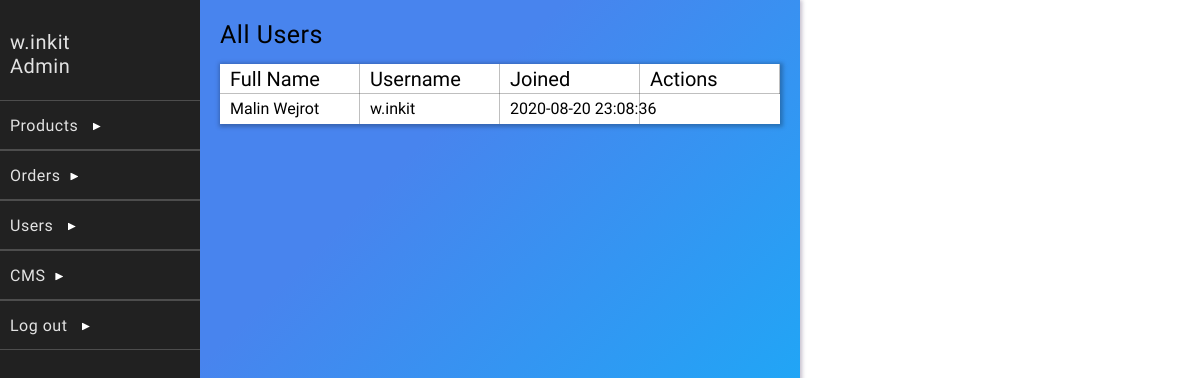
Page /dashboardExtensions/all-users.php (signed in) on the committed database.
### tables this page shows
CREATE TABLE `users` (
  `id` int(11) NOT NULL,
  `username` varchar(20) NOT NULL,
  `password` varchar(64) NOT NULL,
  `salt` varchar(32) NOT NULL,
  `name` varchar(50) NOT NULL,
  `joined` datetime NOT NULL,
  `groups` int(11) NOT NULL
);

### classes/Config.php (called while the page is built)
<?php
    class Config{
        public static function get($path = null){
            if($path){
                $config = $GLOBALS['config'];
                $path = explode('/', $path);
                foreach($path as $bit){
                    if(isset($config[$bit])){
                        $config = $config[$bit];
                    }
                }
                return $config;
            }
            return false;
        }
    }
?>

### classes/DB.php (called while the page is built, shortened)
<?php
    class DB{
        private static $_instance = null;
        private $_pdo,
                $_query,
                $_error = false,
                $_results,
                $_count = 0;
        private function __construct(){
            try{
                $this->_pdo = new PDO('mysql:host='. Config::get("mysql/host") .';dbname='. Config::get("mysql/db").';charset=utf8',
                Config::get("mysql/username"), Config::get("mysql/password"));
            }
            catch(PDOException $e){
                die($e->getMessage());
            }
        }
        public static function getInstance(){
            if(!isset(self::$_instance)){
                self::$_instance = new DB();
            }
            return self::$_instance;
        }
        public function query($sql, $params = []){
            if($this->_query = $this->_pdo->prepare($sql)){
                $x = 1;
                if(count($params)){
                    foreach($params as $param){
                        $this->_query->bindValue($x, $param);
                        $x++;
                    }
                }
                if($this->_query->execute()){
                    $this->_results = $this->_query->fetchAll(PDO::FETCH_OBJ);
                } else{
                    $this->_error = true;
                }
            }
            return $this;
        }
        protected function _read($table, $params = []){
            $conditionString = '';
            $bind = [];
            $order = '';
            $limit = '';
            if(isset($params['conditions'])){
                if(is_array($params['conditions'])){
                    foreach($params['conditions'] as $condition){
                        $conditionString .= ' ' .  $condition . ' AND';
                    }
                    $conditionString = trim($conditionString);
                    $conditionString = rtrim($conditionString, ' AND');
                } else{
                    $conditionString = $params['conditions'];
                }
                if($conditionString != ''){
                    $conditionString = ' WHERE ' . $conditionString;
                }
            }
            if(array_key_exists('bind', $params)){
                $bind = $params['bind'];
            }
        $sql = "SELECT * FROM {$table}{$conditionString}{$order}{$limit}";
        if(!$this->query($sql, $bind)->results()){
            return false;
        }
        return true;
        }
        public function find($table, $params = []){
            if($this->_read($table, $params)){
                return $this->results();
            }
            return false;
        }
        public function findFirst($table, $params = []){
            if($this->_read($table, $params)){
                return $this->first();
            }
            return false;
        }
        public function results(){
            return $this->_results;
        }
        public function first(){
            return (!empty($this->_results)) ? $this->_results[0] : [];
        }
    }
?>

### classes/User.php (called while the page is built, shortened)
<?php
    class User{
        private $_db,
                $_data,
                $_cookieName,
                $_sessionName,
                $_isLoggedIn;
        public function __construct($user = null){
            $this->_db = DB::getInstance();
            $this->_sessionName = Config::get('session/session_name');
            if(!$user){
                if(Session::exists($this->_sessionName)){
                    $user = Session::get($this->_sessionName);
                    if($this->find($user)){
                        $this->_isLoggedIn = true;
                    }else{
                        header("Location: dashboardExtensions/logout.php");
                    }
                }
            } else{
                $this->find($user);
            }
        }
        public function find($user = null){
            if($user){
                $field = (is_numeric($user)) ? 'id' : 'username';
                $data = $this->_db->findFirst('users', array(
                    'conditions' => $field . " = ?",
                    'bind' => [$user]
                ));
                if($data){
                    $this->_data = $data;
                    return true;
                }
            }
        }
        public function data(){
            return $this->_data;
        }
    }
?>

### classes/Session.php (called while the page is built, shortened)
<?php
    class Session{
        public static function exists($name){
            return ((isset($_SESSION[$name])) ? true : false);
        }
        public static function get($name){
            return $_SESSION[$name];
        }
    }
?>

### dashboardExtensions/all-users.php (the view, shortened to what this page needs)
<?php
    include_once("../includes/dashboardhead.php");
?>
<link rel="stylesheet" href="../public/style/register-user.css">
<div class="background">
    <div class="dashboard-content" id="content">
    <?php
        include_once("dashboard-sidebar.php");
    ?>
    <div class="center-components-background">
        <div class="center-components" id="center-components">
                    <div class="dashboardExtensionHeader">
                    All Users
                </div>
                <div class="form-container">
                    <?php
                        $db = DB::getInstance();
                        $result = $db->find('users');
                        foreach($result as $userInDb):
                    ?>
                    <div class="user">
                        <div class="user-header">
                            <div class="user-header-field">Full Name</div>
                            <div class="user-header-field">Username</div>
                            <div class="user-header-field">Joined</div>
                            <div class="user-header-field">Actions</div>
                        </div>
                            <div class="user-field"><?= $userInDb->name; ?></div>
                            <div class="user-field"><?= $userInDb->username; ?></div>
                            <div class="user-field"><?= $userInDb->joined; ?></div>
                    </div>
                    <?php
                        endforeach;
                    ?>
                </div>
        </div>
    </div>
    <div class="modal-background" id="modalBG" onclick="Modal.closeModal();">
    </div>
    </div>
</div>

### dashboardExtensions/dashboard-sidebar.php (shortened to what this page needs)
<div class="side-bar">
            <div class="top-part">
                <div class="top-part-name"><?= $user->data()->username; ?></div>
                <div class="top-part-spec">Admin</div>
            </div>
            <div class="menu-field" id="prod-btn">
                <div class="title">Products <span class="display-arrow" id="prod-btn-arrow"></span></div>
            </div>
            <div class="menu-field" id="order-btn">
                <div class="title">Orders<span class="display-arrow" id="order-btn-arrow"></span></div>
            </div>
            <div class="menu-field" id="user-btn">
                <div class="title">Users <span class="display-arrow" id="user-btn-arrow"></span></div>
            </div>
            <div class="menu-field" id="cms-btn">
                <div class="title">CMS<span class="display-arrow" id="cms-btn-arrow"></span></div>
            </div>
            <div class="menu-field" onclick="document.location.href='logout.php';">
                <div class="title">Log out <span class="display-arrow"></span></div>
            </div>
        </div>

### public/style/dashboard.css (style rules this page uses)
* { margin: 0; padding: 0; box-sizing: border-box; }
.dashboard-content { width: 800px; height: 800px; overflow: auto; box-shadow: 1px 1px 4px 1px rgba(55, 37, 84, 0.3); background-color: white; position: relative; font-size: 0px; }
.background { width: 100vw; height: 100%; background-color: white; overflow: auto; }
.side-bar { width: 200px; height: 100%; background-color: #212121; display: inline-block; font-size: 16px; }
.top-part { width: 100%; height: 100px; cursor: default; user-select: none; padding-top: 30px; background-color: #212121; color: rgba(255, 255, 255, 0.87); }
.top-part-name { font-size: 20px; font-family: 'Big Shoulders Text', cursive; letter-spacing: 0.5px; margin-left: 10px; }
.top-part-spec { font-size: 20px; font-family: 'Big Shoulders Text', cursive; letter-spacing: 0.5px; margin-left: 10px; }
.menu-field { width: 100%; height: 50px; position: relative; border-bottom: rgba(255, 255, 255, 0.2) solid 0.3px; border-top:rgba(255, 255, 255, 0.2) solid 0.3px; background-color: #212121; user-select: none; cursor: pointer; color: rgba(255, 255, 255, 0.87); }
.title { position: absolute; top: 50%; transform: translateY(-50%); left: 10px; font-family: 'Big Shoulders Text', cursive; letter-spacing: 0.5px; }
.display-arrow { clip-path: polygon(0 0, 0% 100%, 100% 50%); width: 8px; height: 8px; background-color: white; display: inline-block; margin-left: 10px; transform: rotate(0); transition: transform 0.2s; }
.center-components { width: 100%; height: 100%; overflow-y: auto; padding: 20px; }
.center-components-background { background-color: #06bcfb; background-image: linear-gradient(315deg, #06bcfb 0%, #4884ee 74%); position: absolute; width: 600px; height: 100%; left: 200px; overflow: hidden; top: 0px; }
.dashboardExtensionHeader { width: 100%; height: auto; font-size: 25px; margin-bottom: 15px; font-family: 'Big Shoulders Text', cursive; letter-spacing: 0.5px; }
.modal-background { height: 100%; width: 100%; background-color: rgba(0, 0, 0, 0); opacity: 1; position: absolute; top: 0px; pointer-events: none; transition: background-color 0.2s; }

### public/style/register-user.css (style rules this page uses)
.user { width: 100%; height: 60px; background-color: white; margin-bottom: 20px; box-shadow: 1px 1px 4px 2px rgba(0, 0, 0, 0.25); position: relative; }
.user-header { width: 100%; height: 30px; border-bottom: rgba(0, 0, 0, 0.25) solid 0.5px; }
.user-header-field { width: 140px; height: 30px; line-height: 30px; font-size: 20px; color: black; display: inline-block; font-family: 'Big Shoulders Text', cursive; padding-left: 10px; border-right: rgba(0, 0, 0, 0.25) solid 0.5px; }
.user-field { width: 140px; height: 30px; line-height: 30px; font-size: 16px; color: black; display: inline-block; font-family: 'Big Shoulders Text', cursive; padding-left: 10px; border-right: rgba(0, 0, 0, 0.25) solid 0.5px; white-space: nowrap; vertical-align: middle; }

### rows in the picture
users: username "w.inkit", name "Malin Wejrot", joined "2020-08-20 23:08:36"
